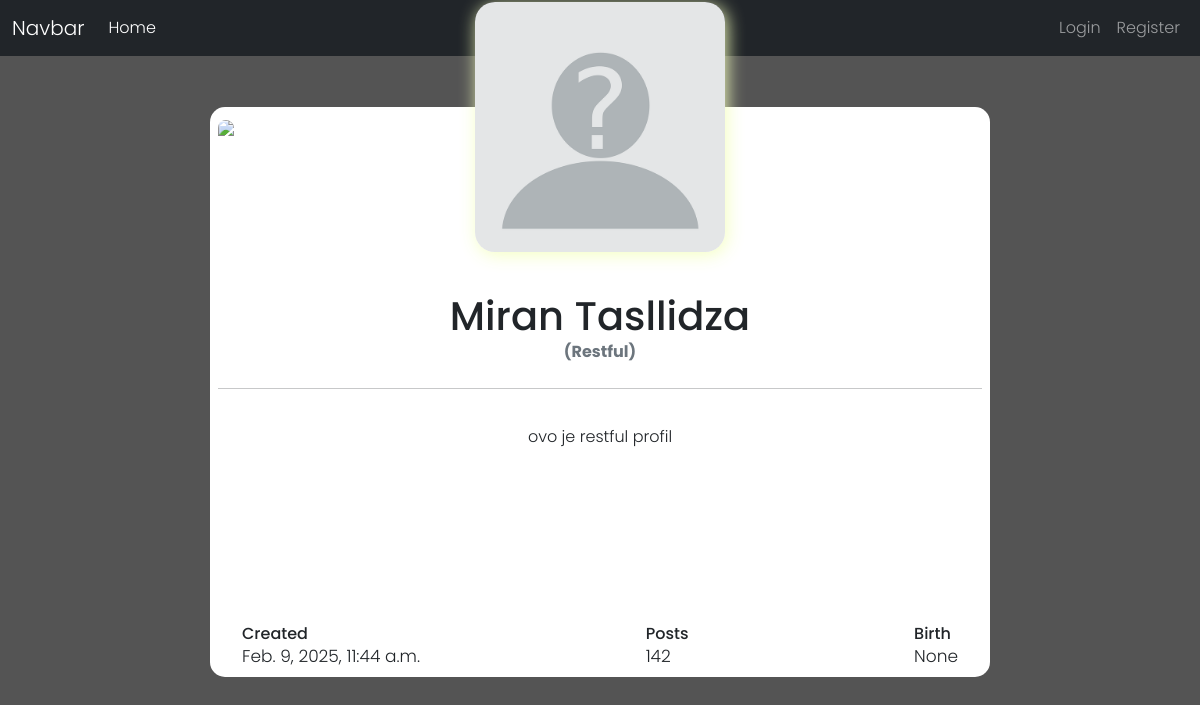
The page /profiles/2/ on the database as committed earlier.
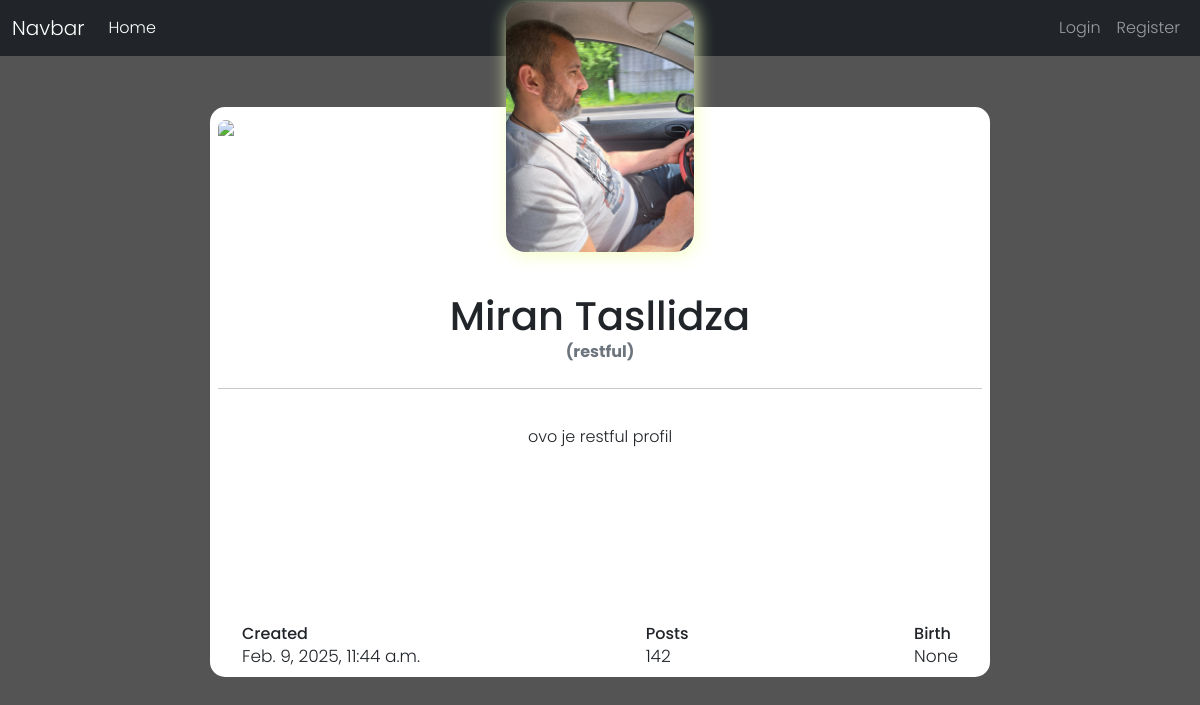
The same page on the database as committed later.
### profiles/models.py (models this page shows, shortened)
class Profile (models.Model):
    user = models.OneToOneField(User, on_delete=models.CASCADE)
    bio = models.TextField(blank=True)
    profile_image = models.ImageField(default="avatar.png", upload_to="avatars/")
    date_of_birth = models.DateField(null=True, blank=True)
    updated = models.DateTimeField(auto_now=True)
    created = models.DateTimeField(auto_now_add=True)

### profiles/views.py (the view)
# urls.py: path('<int:pk>/', views.wiew_profile, name='profile'),
def wiew_profile(request, pk):
    profile = Profile.objects.get(pk=pk)
    return render(request, 'profiles/profile.html', {'profile': profile})

### profiles/templates/profiles/profile.html (shortened to what this page needs)
{% extends 'base.html' %}
{% load static %}
{% block styles %}
<link rel="stylesheet" href="{% static 'profiles/css/profile.css' %}">
{% endblock styles %}
{% block content %}
<div class="container d-flex justify-content-center align-items-center">
    <div class="card">
        <div class="upper">
            <img src="https://i.imgur.com/Qtrsrk5.jpg" class="img-fluid">
        </div>
        <div class="user text-center">
                <img src="{{ profile.profile_image.url }}" class="img_profile" >
        </div>
        <div class="text-center data">
            <h1 class="mb-0 fw-bpld">{{ profile.user.first_name }} {{ profile.user.last_name }}</h1>
            <span class="text-muted d-block mb-2 fw-bold">({{ profile.user.username }})</span>
        </div>
        <div class="text-center bio">
            <p>{{ profile.bio }}</p>
        </div>
        <div class="d-flex justify-content-between align-items-center mt-4 px-4">
            <div class="stats">
                <h6 class="mb-0">Created</h6>
                <span>{{ profile.created }}</span>
            </div>
            <div class="stats">
                <h6 class="mb-0">Posts</h6>
                <span>142</span>
            </div>
            <div class="stats">
                <h6 class="mb-0">Birth</h6>
                <span>{{ profile.date_of_birth }}</span>
            </div>
        </div>
    </div>
</div>
{% endblock content %}

### templates/base.html (shortened to what this page needs)
{% load static %}
<!DOCTYPE html>
<html lang="en">
<head>
    <link href="https://cdn.jsdelivr.net/npm/bootstrap@5.0.2/dist/css/bootstrap.min.css" rel="stylesheet"
>
    <link rel="stylesheet" href="{% static 'css/main.css' %}">
    {% block styles %}{% endblock styles %}
</head>
<body>
    {% include 'navbar.html' %}
    <div class="container mt-3">
        {% block content %}{% endblock %}
    </div>
</body>
</html>

### templates/navbar.html (shortened to what this page needs)
<nav class="navbar navbar-expand-lg navbar-dark bg-dark">
    <div class="container-fluid">
        <a class="navbar-brand" href="#">Navbar</a>
        <div class="collapse navbar-collapse" id="navbarSupportedContent">
            <ul class="navbar-nav me-auto mb-2 mb-lg-0">
                <li class="nav-item">
                    <a class="nav-link active" aria-current="page" href="{% url 'home' %}">Home</a>
                </li>
            </ul>
            {% if user.is_authenticated %}
                <ul class="navbar-nav ms-auto">
                    <li class="nav-item dropdown">
                        <a class="nav-link dropdown-toggle d-flex align-items-center" href="#" id="navbarDropdownMenuLink" role="button"
                            data-bs-toggle="dropdown" aria-expanded="false">
                            <img src="{{ user.profile.profile_image.url }}" class="rounded-circle me-2" width="40" height="40" alt="Profile">
                            {{ user.username }}
                        </a>
                        <ul class="dropdown-menu dropdown-menu-end" aria-labelledby="navbarDropdownMenuLink">
                            <li><a class="dropdown-item" href="{% url 'profile' user.pk %}">My profile</a></li>
                            <li><a class="dropdown-item" href="">Edit profile</a></li>
                            <li><a class="dropdown-item" href="{% url 'logout' %}">Logout</a></li>
                        </ul>
                    </li>
                </ul>
            {% else %}
                <ul class="navbar-nav ms-auto">
                    <li class="nav-item">
                        <a class="nav-link" href="{% url 'login' %}">Login</a>
                    </li>
                    <li class="nav-item">
                        <a class="nav-link" href="{% url 'register' %}">Register</a>
                    </li>
                </ul>
            {% endif %}
        </div>
    </div>
</nav>

### profiles/static/profiles/css/profile.css (style rules this page uses)
body { background-color:#545454; font-family: "Poppins", sans-serif; font-weight: 300; }
.container { height: 80vh; }
.card { width: 780px; border: none; border-radius: 15px; padding: 8px; background-color: #fff; position: relative; height: 570px; }
.upper { height: 100px; }
.upper img { width: 100%; border-top-left-radius: 10px; border-top-right-radius: 10px; }
.user { position: relative; }
.img_profile { border-radius: 20px; height: 250px; width: auto; margin-top:-200px; box-shadow: 2px 3px 17px rgba(243, 255, 189, 0.938); }
.data { margin-top: 40px; padding: 0; }
.bio { margin-top: 20px; height: 200px; }
.stats span { font-size: 17px; }

Rows that differ between the two databases and show on the page:
changed Profile "None": profile_image: picture added in place of a placeholder; user.username "Restful" → "restful"
